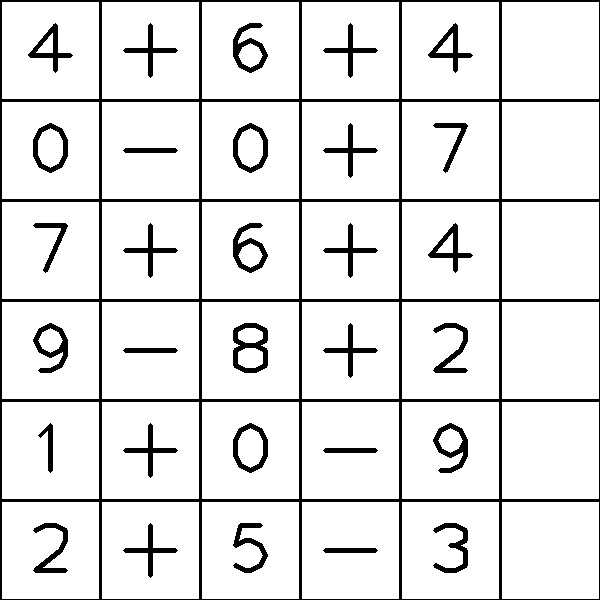
#> input picture Task1C_FinalTask/task1sets/task1_img_1.jpg, 600 x 600 px
$ python task1-main.py 3   (Python 2 division)
#> lines starting #> are read from the running program, lines starting #| are printed output that depends on the picture; after the words box and inside, x2 and y2 are one past the last pixel; in counts of white or black regions, pixels touching at a corner belong together; pictures that were not available may be replaced by others from this repository, and a replacement may not be noted
#> further down, img_rgb is the input picture: shape (600, 600, 3); min 0, max 255, mean 229
### Task1C_FinalTask/getCellVal.py
# -*- coding: utf-8 -*-
"""
**************************************************************************
*                  IMAGE PROCESSING (e-Yantra 2016)
*                  ================================
*  This software is intended to teach image processing concepts
*
*  MODULE: Task1C
*  Filename: getCellVal.py
*  Version: 1.0.0
*  Date: October 13, 2016
*
*  Author: Jayant Solanki, e-Yantra Project, Department of Computer Science
*  and Engineering, Indian Institute of Technology Bombay.
*
*  Software released under Creative Commons CC BY-NC-SA
*
*  For legal information refer to:
*        http://creativecommons.org/licenses/by-nc-sa/4.0/legalcode
*
*
*  This software is made available on an “AS IS WHERE IS BASIS”.
*  Licensee/end user indemnifies and will keep e-Yantra indemnified from
*  any and all claim(s) that emanate from the use of the Software or
*  breach of the terms of this agreement.
*
*  e-Yantra - An MHRD project under National Mission on Education using
*  ICT(NMEICT)
*
**************************************************************************
"""
# detectCellVal detects the numbers/operatorsm,
# perform respective expression evaluation
# and stores them into the grid_map
# detectCellVal(img,grid_map)

# Find the number/operators, perform the calculations and store the result into the grid_map
# Return the resultant grid_map
import cv2
import numpy as np
# comment here
def detectCellVal(img_rgb,grid_map):
	#your code here


        #finding the contour points of every provided digit

        cellcontour=[0,0,0,0,0,0,0,0,0,0,0,0]
        for z in range(12):
                imgpath = 'digits/'+str(z)+'.jpg'
                if z==10:
                        imgpath = 'digits/plus.jpg'
                elif z==11:
                        imgpath = 'digits/minus.jpg'
                im=cv2.imread(imgpath,0)
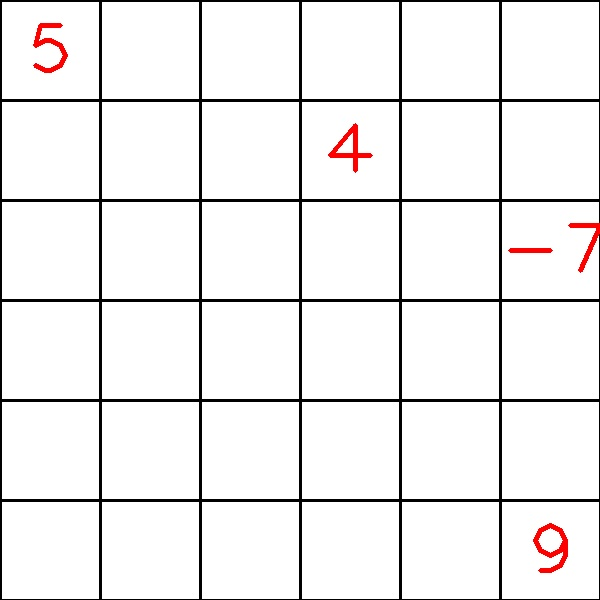
#> input picture Task1A_Practice/output.jpg, 600 x 600 px, given in place of 0.jpg, which was not available
#> im: shape (600, 600); min 0, max 255, mean 238.7
                img=im[22:85,22:85]
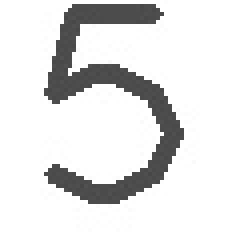
#> img: shape (63, 63) (shown 4 times larger); min 71, max 255, mean 228.7
                ret, thresh = cv2.threshold(img, 127, 255,0)
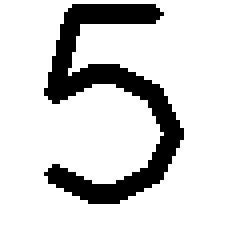
#> thresh: shape (63, 63) (shown 4 times larger); 85.4% white; 1 black region
                contours,hierarchy = cv2.findContours(thresh,2,1)
#> contours = 2 contours; box (x1, y1, x2, y2) and area: (0, 0, 63, 63) 3844, (10, 0, 47, 52) 692
                cellcontour[z] = contours[0]


        im2 = cv2.cvtColor(img_rgb, cv2.COLOR_BGR2GRAY)

        # dividing test images in grids and finding the contour points of each grid

        for i in range(6):
                for j in range(6):

                        x = 100*i
                        y = 100*j
                        img2 = im2[x+22:x+85,y+22:y+85]

                        ret, thresh2 = cv2.threshold(img2, 127, 255,0)
                        contours,hierarchy = cv2.findContours(thresh2,2,1)
                        cnt2 = contours[0]
                        # contour matching + storing the object/no in grid map
                        match = -1
                        for z in range(12):
                                ret = cv2.matchShapes(cnt2,cellcontour[z],1,0.0)
                                if (ret == 0.0):
                                        match = z
                                if(match == 10):
                                        grid_map[i][j] = '+'
                                elif(match == 11):
                                        grid_map[i][j] = '-'
                                else:
                                        grid_map[i][j] = match

                        j += 1
                i += 1


        result = [0,0,0,0,0,0]
        #calculating result of each row
        for i in range(6):
                ans = 0
                if(grid_map[i][1]=='+'):
                        ans = ans + (grid_map[i][0] + grid_map[i][2])
                elif(grid_map[i][1]=='-'):
                        ans = ans + (grid_map[i][0] - grid_map[i][2])
                if(grid_map[i][3]=='+'):
                        ans = ans + grid_map[i][4]
                elif(grid_map[i][3]=='-'):
                        ans = ans - grid_map[i][4]
                result[i] = ans
                grid_map[i][5] = result[i]


        grid_line_x = 7
        grid_line_y = 7
        m=600/(grid_line_x-1)
        n=600/(grid_line_y-1)

        #print the result
        p = 550
        for i in range(6):
                q = i*100+50
                x = p-m/4
                y = q+n/4
                if(result[i]<0 or result[i]>9):
                        x = p-50
                cv2.putText(img_rgb, str(result[i]), (x, y),cv2.FONT_HERSHEY_PLAIN, 5, (0, 0, 255), 4)


        return grid_map

### Task1C_FinalTask/task1-main.py
# -*- coding: utf-8 -*-
"""
**************************************************************************
*                  IMAGE PROCESSING (e-Yantra 2016)
*                  ================================
*  This software is intended to teach image processing concepts
*
*  MODULE: Task1C
*  Filename: task1-main.py
*  Version: 1.5.0
*  Date: November 10, 2016
*
*  Author: Jayant Solanki, e-Yantra Project, Department of Computer Science
*  and Engineering, Indian Institute of Technology Bombay.
*
*  Software released under Creative Commons CC BY-NC-SA
*
*  For legal information refer to:
*        http://creativecommons.org/licenses/by-nc-sa/4.0/legalcode
*
*
*  This software is made available on an “AS IS WHERE IS BASIS”.
*  Licensee/end user indemnifies and will keep e-Yantra indemnified from
*  any and all claim(s) that emanate from the use of the Software or
*  breach of the terms of this agreement.
*
*  e-Yantra - An MHRD project under National Mission on Education using
*  ICT(NMEICT)
*
**************************************************************************
"""
##################You are not allowed to add any external library here##################
import sys
import cv2
import numpy as np
import pickle
from getCellVal import *
########################################################################################
# This file will test your getCellVal.py with different test cases
# To compile the file, on the console type
# python task1-main.py N
# where N is the total number of images to be read, 7 in your case
# At the end, you will see the results of the test cases verified.
#=============================================================
#					Task1C begins

#User providing the number of images files to be tested
N_images=int(sys.argv[1])
#N_images= 1
grid_line_x = 7
grid_line_y = 7
m=600/(grid_line_x-1)
n=600/(grid_line_y-1)
###Stores the numbers detected for all the tested images, maximum images 7 only
grid_map_result = [ [ [0 for i in range(grid_line_y-1)] for j in range(grid_line_x-1) ] for k in range(7) ]

######################Test case verification######################
############Do not edit this part of the code####################
def testCases(grid_map_result):
	grid_map_solution = pickle.load( open( "grid_map_solution.p", "rb" ) )
	error=0
	for l in range(0, N_images):
		print 'Testing task1_img_',l+1,'.jpg'
		for i in range(0, grid_line_y-1):
			if(grid_map_solution[l][i]==grid_map_result[l][i]):
				print "Row ",i+1,"is correct"
			else:
				print "Row ",i+1,"is wrong"
				error=error+1
	if(error>0):
		print "Test Cases verification completed with ",error,"errors"
	else:
		print "Test Cases verification completed successfully. \n You can upload your submissions now"
######################end of method###############################

#########################Test images are passed here#########################
for k in range(1,N_images+1):
	grid_map = [ [ 0 for i in range(grid_line_y-1) ] for j in range(grid_line_x-1) ]
	imgpath='task1sets/task1_img_'+str(k)+'.jpg'
	img_rgb = cv2.imread(imgpath)
#> (the run stopped early here; a loop or call above may not have finished)
